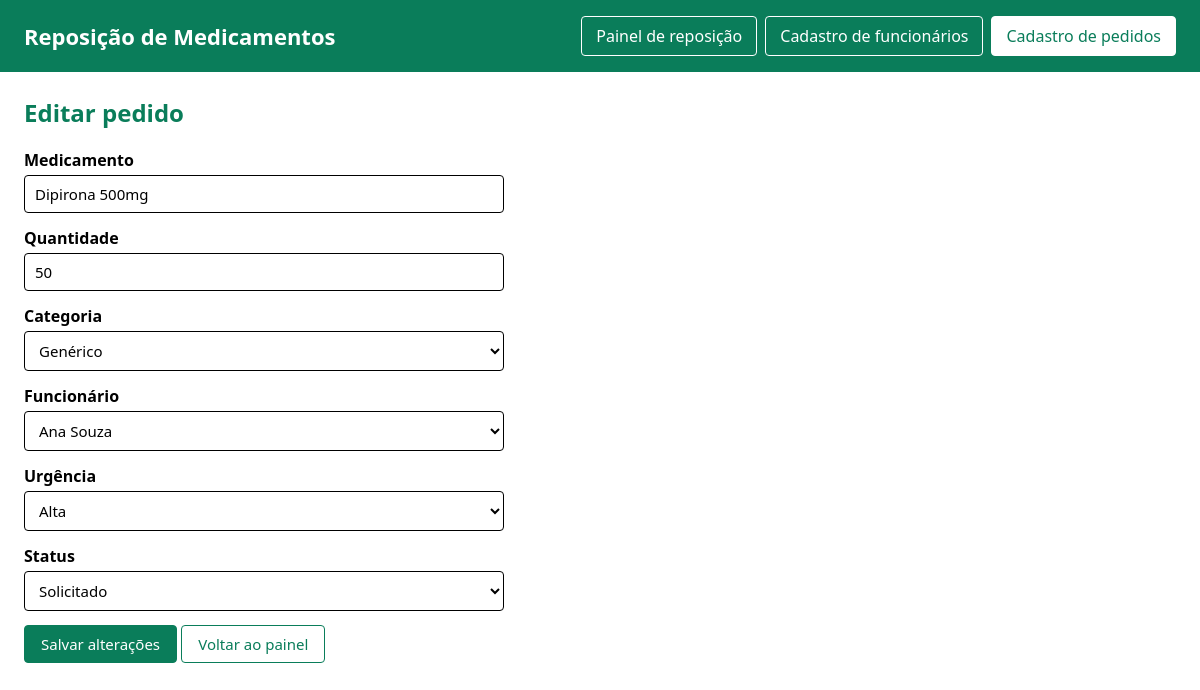
Screenshot of /code/pedidos.php?id=1 with the database file from the repository.
### tables this page shows
CREATE TABLE pedido_reposicao (
    id_pedido        INT          NOT NULL AUTO_INCREMENT,
    id_funcionario   INT          NOT NULL,
    medicamento      VARCHAR(100) NOT NULL,
    quantidade       INT          NOT NULL,
    categoria        VARCHAR(20)  NOT NULL,
    urgencia         ENUM('baixa', 'media', 'alta') NOT NULL,
    data_solicitacao DATETIME     NOT NULL DEFAULT CURRENT_TIMESTAMP,
    status           ENUM('solicitado', 'em_separacao', 'recebido') NOT NULL DEFAULT 'solicitado',
    CONSTRAINT pk_pedido_reposicao PRIMARY KEY (id_pedido),
    CONSTRAINT fk_pedido_funcionario FOREIGN KEY (id_funcionario)
        REFERENCES funcionario (id_funcionario)
        ON UPDATE CASCADE
        ON DELETE RESTRICT,
    CONSTRAINT ck_pedido_quantidade CHECK (quantidade > 0)
);

CREATE TABLE funcionario (
    id_funcionario INT          NOT NULL AUTO_INCREMENT,
    nome           VARCHAR(100) NOT NULL,
    email          VARCHAR(150) NOT NULL,
    CONSTRAINT pk_funcionario PRIMARY KEY (id_funcionario),
    CONSTRAINT uk_funcionario_email UNIQUE (email)
);

### code/includes/exibicao.php (called while the page is built, shortened)
<?php
function escaparHtml($texto)
{
    return htmlspecialchars((string) $texto, ENT_QUOTES, 'UTF-8');
}

### code/includes/pedido.php (called while the page is built, shortened)
<?php
function pedidoVazio()
{
    return [
        'medicamento' => '',
        'quantidade' => '',
        'categoria' => '',
        'id_funcionario' => '',
        'urgencia' => '',
        'status' => 'solicitado',
    ];
}
function buscarPedidoPorId(PDO $pdo, $idPedido)
{
    $consulta = $pdo->prepare('SELECT * FROM pedido_reposicao WHERE id_pedido = ?');
    $consulta->execute([$idPedido]);
    return $consulta->fetch();
}

### code/includes/funcionario.php (called while the page is built, shortened)
<?php
function listarFuncionariosPorNome(PDO $pdo)
{
    return $pdo->query('SELECT id_funcionario, nome, email FROM funcionario ORDER BY nome')->fetchAll();
}

### code/pedidos.php (the view, shortened to what this page needs)
<?php
require 'includes/conexao.php';
require 'includes/exibicao.php';
require 'includes/funcionario.php';
require 'includes/pedido.php';
$idPedidoEmEdicao = filter_input(INPUT_GET, 'id', FILTER_VALIDATE_INT) ?: null;
$editando = $idPedidoEmEdicao !== null;
$titulo = $editando ? 'Editar pedido' : 'Cadastro de pedidos';
$pedido = pedidoVazio();
if ($editando) {
    $pedidoSalvo = buscarPedidoPorId($pdo, $idPedidoEmEdicao);
    $pedido = array_merge($pedido, $pedidoSalvo);
}
$funcionarios = listarFuncionariosPorNome($pdo);
require 'includes/cabecalho.php';
?>
<h2><?= escaparHtml($titulo) ?></h2>
<form method="post" class="formulario">
    <label>
        Medicamento
        <input type="text" name="medicamento" maxlength="100" required value="<?= escaparHtml($pedido['medicamento']) ?>">
    </label>
    <label>
        Quantidade
        <input type="number" name="quantidade" min="1" step="1" required value="<?= escaparHtml($pedido['quantidade']) ?>">
    </label>
    <label>
        Categoria
        <select name="categoria" required>
            <?php foreach (CATEGORIAS as $valor => $rotulo): ?>
                <option value="<?= escaparHtml($valor) ?>" <?= $pedido['categoria'] === $valor ? 'selected' : '' ?>><?= escaparHtml($rotulo) ?></option>
            <?php endforeach; ?>
        </select>
    </label>
    <label>
        Funcionário
        <select name="id_funcionario" required>
            <?php foreach ($funcionarios as $funcionario): ?>
                <option value="<?= escaparHtml($funcionario['id_funcionario']) ?>" <?= (string) $pedido['id_funcionario'] === (string) $funcionario['id_funcionario'] ? 'selected' : '' ?>>
                    <?= escaparHtml($funcionario['nome']) ?>
                </option>
            <?php endforeach; ?>
        </select>
    </label>
    <label>
        Urgência
        <select name="urgencia" required>
            <?php foreach (URGENCIAS as $valor => $rotulo): ?>
                <option value="<?= escaparHtml($valor) ?>" <?= $pedido['urgencia'] === $valor ? 'selected' : '' ?>><?= escaparHtml($rotulo) ?></option>
            <?php endforeach; ?>
        </select>
    </label>
    <?php if ($editando): ?>
        <label>
            Status
            <select name="status" required>
                <?php foreach (STATUS as $valor => $rotulo): ?>
                    <option value="<?= escaparHtml($valor) ?>" <?= $pedido['status'] === $valor ? 'selected' : '' ?>><?= escaparHtml($rotulo) ?></option>
                <?php endforeach; ?>
            </select>
        </label>
    <?php endif; ?>
    <div>
        <button type="submit" class="botao"><?= $editando ? 'Salvar alterações' : 'Salvar' ?></button>
        <?php if ($editando): ?>
            <a href="index.php" class="botao botao-secundario">Voltar ao painel</a>
        <?php endif; ?>
    </div>
</form>
<?php require 'includes/rodape.php'; ?>

### code/css/estilo.css (style rules this page uses)
:root { --branco: #FFFFFF; --verde: #0A7D5A; --preto: #000000; }
* { box-sizing: border-box; }
body { margin: 0; font-family: 'Segoe UI', sans-serif; background: var(--branco); color: var(--preto); }
h2 { color: var(--verde); margin-top: 0; }
.formulario { max-width: 480px; display: flex; flex-direction: column; gap: 14px; }
.formulario label { display: flex; flex-direction: column; gap: 4px; font-weight: 600; }
.formulario input, .formulario select { font-family: inherit; font-size: 15px; padding: 8px 10px; border: 1px solid var(--preto); border-radius: 4px; background: var(--branco); color: var(--preto); }
.botao { font-family: inherit; font-size: 15px; padding: 8px 16px; border: 1px solid var(--verde); border-radius: 4px; background: var(--verde); color: var(--branco); cursor: pointer; text-decoration: none; display: inline-block; }
.botao-secundario { background: var(--branco); color: var(--verde); }

### rows the page displays
pedido_reposicao: medicamento "Dipirona 500mg", quantidade "50", categoria "Genérico", id_funcionario "Ana Souza", urgencia "Alta", status "Solicitado"

### other values shown
escaparHtml($titulo) "Editar pedido"
